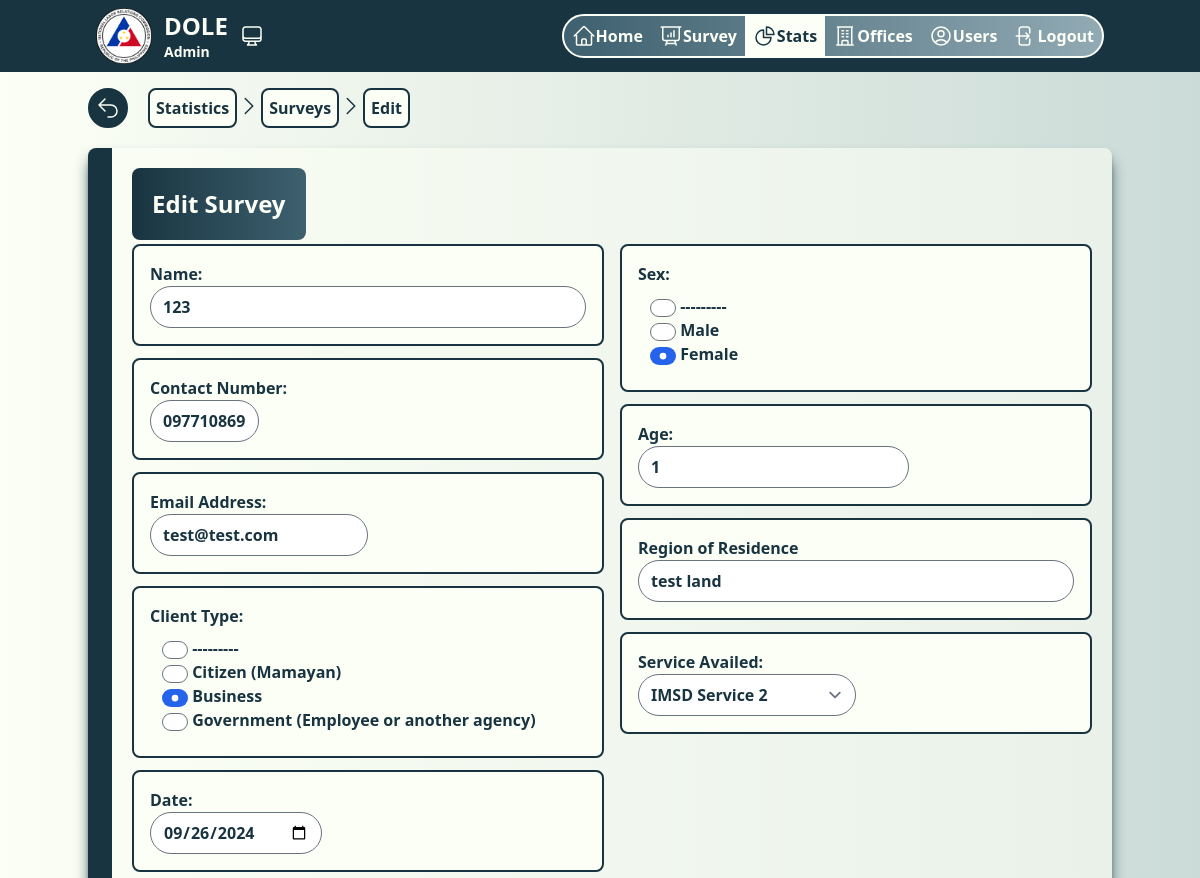
The page /stats/sur/edit/16/ (signed in, upper part) on the database as committed earlier.
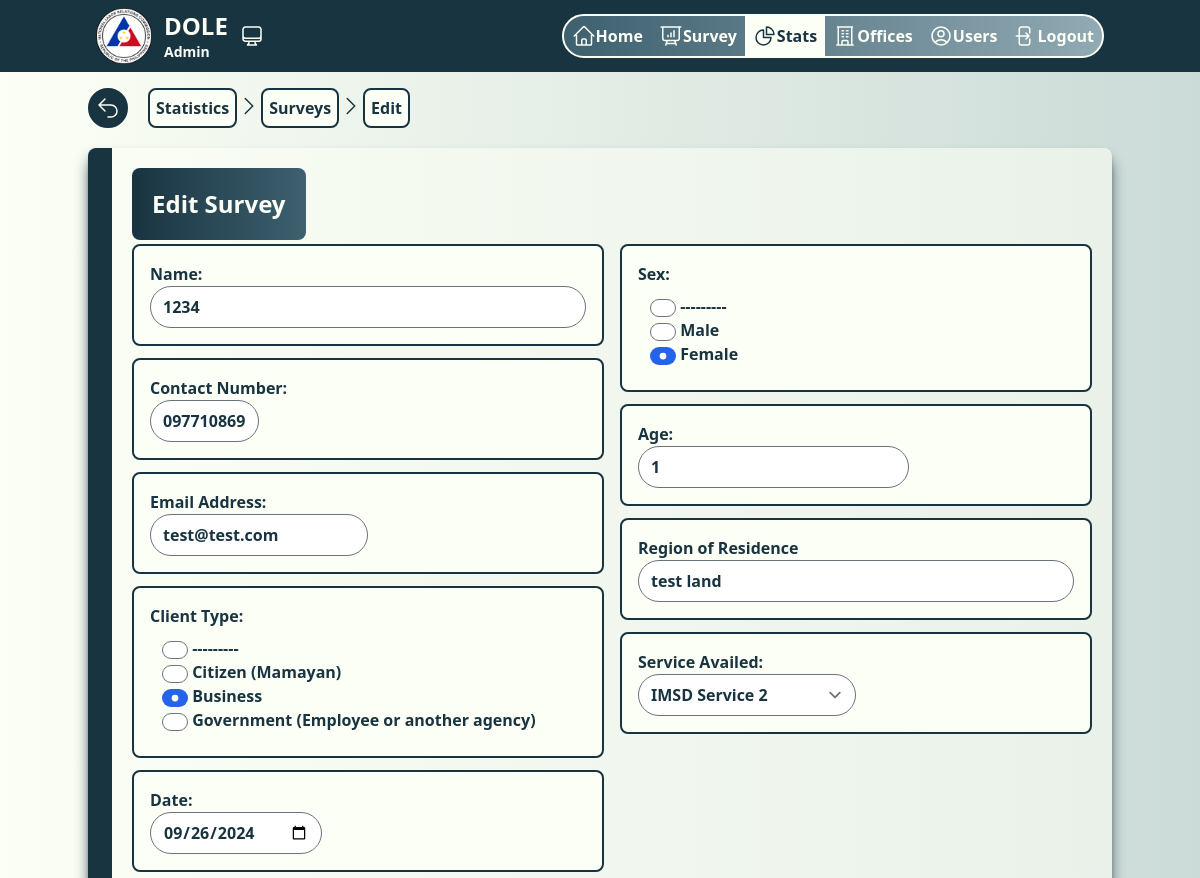
The same page on the database as committed later.
### survey/models.py (models this page shows, shortened)
class Survey(models.Model):
    office = models.ForeignKey(Office, on_delete=models.CASCADE)
    service = models.ForeignKey(Service, on_delete=models.CASCADE)
    class SexChoices(models.TextChoices):
        MALE = "M", 'Male'
        FEMALE = "F", 'Female'
    class ClientTypeChoices(models.TextChoices):
        CITIZEN = "CM", 'Citizen (Mamayan)'
        BUSINESS = "B", 'Business'
        GOVERNMENT = "G", 'Government (Employee or another agency)'
    class ScaleChoices(models.IntegerChoices):
        NA = 0, 'N/A'
        STRONGLY_DISAGREE = 1, 'Strongly Disagree'
        DISAGREE = 2, 'Disagree'
        NEUTRAL = 3, 'Neutral'
        AGREE = 4, 'Agree'
        STRONGLY_AGREE = 5, 'Strongly Agree'
    class CC1Choices(models.IntegerChoices):
        KNOW_AND_SEEN = 1, 'I know what a CC is and I saw this office\'s CC.'
        KNOW_NOT_SEEN = 2, 'I know what a CC is but I did NOT see this office\'s CC.'
        LEARNED_WHEN_SEEN = 3, 'I learned of the CC only when I saw this office\'s CC.'
        DO_NOT_KNOW_NOT_SEEN = 4, 'I do not know what a CC is and I did not see one in this office.'
    class CC2Choices(models.IntegerChoices):
        EASY_TO_SEE = 1, 'Easy to see'
        SOMEWHAT_EASY_TO_SEE = 2, 'Somewhat easy to see'
        DIFFICULT_TO_SEE = 3, 'Difficult to see'
        NOT_VISIBLE = 4, 'Not visible at all'
        NA = 5, 'N/A'
    class CC3Choices(models.IntegerChoices):
        HELPED_VERY_MUCH = 1, 'Helped very much'
        SOMEWHAT_HELPED = 2, 'Somewhat helped'
        DID_NOT_HELP = 3, 'Did not help'
        NA = 4, 'N/A'
    name = models.CharField(max_length=255)
    contact_number = models.CharField(max_length=15)
    email = models.EmailField(max_length=254,null=True, blank=True)
    client_type = models.CharField(max_length=2, choices=ClientTypeChoices.choices)
    date = models.DateField()
    sex = models.CharField(max_length=1, choices=SexChoices.choices)
    age = models.PositiveIntegerField()
    region = models.CharField(max_length=255)
    cc1 = models.IntegerField(choices=CC1Choices.choices)
    cc2 = models.IntegerField(choices=CC2Choices.choices)
    cc3 = models.IntegerField(choices=CC3Choices.choices)
    sqd0 = models.IntegerField(choices=ScaleChoices.choices)
    sqd1 = models.IntegerField(choices=ScaleChoices.choices)
    sqd2 = models.IntegerField(choices=ScaleChoices.choices)
    sqd3 = models.IntegerField(choices=ScaleChoices.choices)
    sqd4 = models.IntegerField(choices=ScaleChoices.choices)
    sqd5 = models.IntegerField(choices=ScaleChoices.choices)
    sqd6 = models.IntegerField(choices=ScaleChoices.choices)
    sqd7 = models.IntegerField(choices=ScaleChoices.choices)
    sqd8 = models.IntegerField(choices=ScaleChoices.choices)
    suggestions = models.TextField()

### stats/views.py (the view)
# urls.py: path('sur/edit/<int:survey_id>/', views.survey_item_edit, name='survey_item_edit'),
@login_required(login_url='login')
@user_passes_test(lambda user: user.is_superuser or has_role(user, ['admin']))
def survey_item_edit(request, survey_id):
    survey = get_object_or_404(Survey, id=survey_id)
    office_id = survey.office.id
    if request.method == 'POST':
        form = SurveyEditForm(request.POST, instance=survey)
        if form.is_valid():
            form.save()
            return redirect('survey_statistics', office_id=office_id)
    else:
        form = SurveyEditForm(instance=survey)
    return render(request, 'survey_edit.html', {'form': form, 'survey': survey, 'office_id': office_id})

### authentication/utils.py (called while the page is built)
def has_role(user, allowed_roles):
    if hasattr(user, 'profile') and user.profile.role in allowed_roles:
        return True
    return False

### office/models.py (called while the page is built)
    def __str__(self):
        return self.office_name

    def __str__(self):
        return self.service_name

### stats/templates/survey_edit.html (shortened to what this page needs)
{% extends 'layout.html' %}
{% block content %}
{% include 'stats_url.html'%}
<div class="shadow-lg shadow-navyBlue container mx-auto bg-beige bg-opacity-60 rounded-lg my-5 flex">
    <div class="flex w-full">
        <div class="flex p-3 rounded-l-lg bg-navyBlue"></div>
        <div class="my-5 w-full">
            <div class="mx-5">
                <div class="bg-gradient-to-r from-navyBlue to-navyLightBlue flex items-center text-2xl rounded-lg text-beige font-bold w-fit p-5">
                    Edit Survey
                </div>
                <form method="POST" class="text-navyBlue font-bold">
                    <div class="flex flex-row gap-x-4">
                        <div class="w-full gap-y-1 flex flex-col">
                            {% include 'edit_form_field.html' with label=form.name.label field=form.name errors=form.name.errors %}
                            {% include 'edit_form_field.html' with label=form.contact_number.label field=form.contact_number errors=form.contact_number.errors %}
                            {% include 'edit_form_field.html' with label=form.email.label field=form.email errors=form.email.errors %}
                            {% include 'edit_form_field.html' with label=form.client_type.label field=form.client_type errors=form.client_type.errors %}
                            {% include 'edit_form_field.html' with label=form.date.label field=form.date errors=form.date.errors %}
                        </div>
                        <div class="w-full gap-y-1 flex flex-col">
                            {% include 'edit_form_field.html' with label=form.sex.label field=form.sex errors=form.sex.errors %}
                            {% include 'edit_form_field.html' with label=form.age.label field=form.age errors=form.age.errors %}
                            {% include 'edit_form_field.html' with label=form.region.label field=form.region errors=form.region.errors %}
                            {% include 'edit_form_field.html' with label=form.service.label field=form.service errors=form.service.errors %}
                        </div>
                    </div>
                </form>
            </div>
        </div>
    </div>
</div>
{% endblock %}

### stats/templates/edit_form_field.html (shortened to what this page needs)
<div class="bg-beige border-2 border-navyBlue rounded-lg p-4 my-1">
    <h1 class="text-bold text-medium text-navyBlue  ">{{ label }}</h1>
    {{ field }}
</div>

Rows that differ between the two databases and show on the page:
changed Survey "test@test.com": name "123" → "1234"
